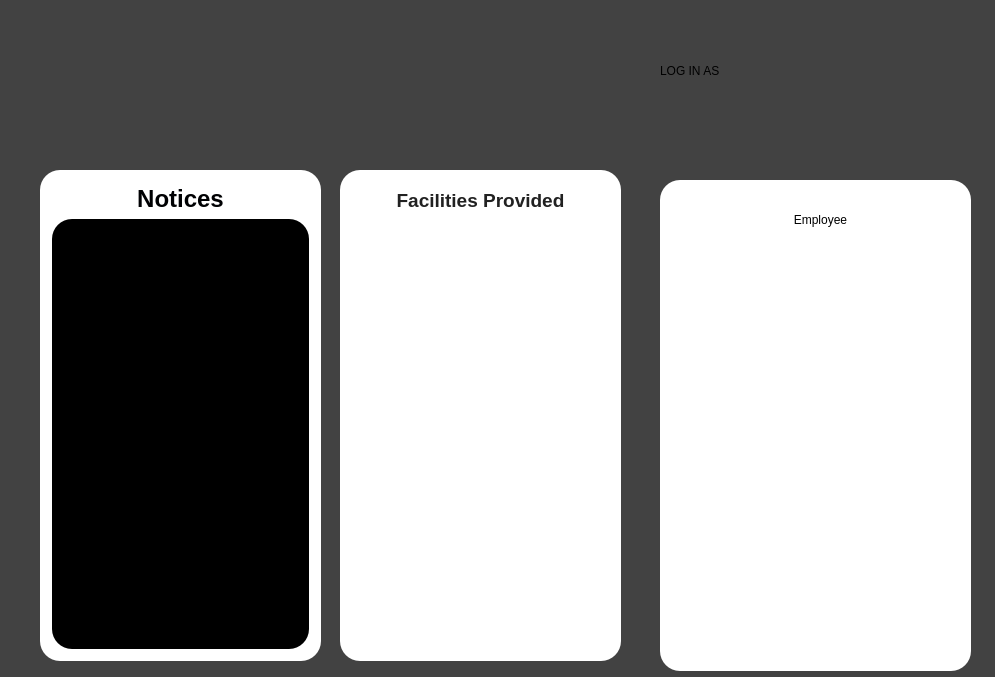
<?xml version="1.0" encoding="UTF-8"?>
<ui version="4.0">
 <class>MainWindow</class>
 <widget class="QMainWindow" name="MainWindow">
  <property name="geometry">
   <rect>
    <x>0</x>
    <y>0</y>
    <width>995</width>
    <height>677</height>
   </rect>
  </property>
  <property name="windowTitle">
   <string>Login And Registration System</string>
  </property>
  <property name="windowIcon">
   <iconset>
    <normaloff>:/images/KARYALAYA.png</normaloff>:/images/KARYALAYA.png</iconset>
  </property>
  <property name="styleSheet">
   <string notr="true">background-color: rgb(66,66,66);</string>
  </property>
  <widget class="QWidget" name="centralwidget">
   <widget class="QLabel" name="label_2">
    <property name="geometry">
     <rect>
      <x>50</x>
      <y>10</y>
      <width>211</width>
      <height>141</height>
     </rect>
    </property>
    <property name="styleSheet">
     <string notr="true">border-image: url(:/images/login.png);
border-image: url(:/Images/Images/KARYALAYA-removebg-preview.png);</string>
    </property>
    <property name="text">
     <string/>
    </property>
   </widget>
   <widget class="QPushButton" name="employeebutton">
    <property name="geometry">
     <rect>
      <x>750</x>
      <y>30</y>
      <width>81</width>
      <height>81</height>
     </rect>
    </property>
    <property name="cursor">
     <cursorShape>PointingHandCursor</cursorShape>
    </property>
    <property name="styleSheet">
     <string notr="true">#employeebutton{border-image: url(:/images/Images/Employee-2.png);
border-image: url(:/Images/Images/Employee-2.png);
border-radius : 8px;}
</string>
    </property>
    <property name="text">
     <string/>
    </property>
   </widget>
   <widget class="QPushButton" name="clientbutton">
    <property name="geometry">
     <rect>
      <x>880</x>
      <y>30</y>
      <width>80</width>
      <height>81</height>
     </rect>
    </property>
    <property name="cursor">
     <cursorShape>PointingHandCursor</cursorShape>
    </property>
    <property name="styleSheet">
     <string notr="true">border-image: url(:/images/Images/client.png);
border-image: url(:/Images/Images/client.png);
border-radius : 8px;</string>
    </property>
    <property name="text">
     <string/>
    </property>
   </widget>
   <widget class="QLabel" name="label_3">
    <property name="geometry">
     <rect>
      <x>660</x>
      <y>60</y>
      <width>71</width>
      <height>21</height>
     </rect>
    </property>
    <property name="text">
     <string>LOG IN AS</string>
    </property>
   </widget>
   <widget class="QGroupBox" name="groupBox">
    <property name="geometry">
     <rect>
      <x>40</x>
      <y>170</y>
      <width>281</width>
      <height>491</height>
     </rect>
    </property>
    <property name="font">
     <font>
      <pointsize>14</pointsize>
      <bold>true</bold>
     </font>
    </property>
    <property name="styleSheet">
     <string notr="true">background-color: rgb(255, 255, 255);
border-radius:20px</string>
    </property>
    <property name="title">
     <string/>
    </property>
    <property name="alignment">
     <set>Qt::AlignCenter</set>
    </property>
    <layout class="QVBoxLayout" name="verticalLayout">
     <item>
      <widget class="QLabel" name="label_5">
       <property name="styleSheet">
        <string notr="true">border-image: url(:/Images/Images/textured-background-white-tone_53876-128610.jpg);</string>
       </property>
       <property name="text">
        <string>&lt;html&gt;&lt;head/&gt;&lt;body&gt;&lt;p align=&quot;center&quot;&gt;&lt;span style=&quot; font-size:18pt; font-weight:700; color:#000103;&quot;&gt;Notices&lt;/span&gt;&lt;/p&gt;&lt;/body&gt;&lt;/html&gt;</string>
       </property>
      </widget>
     </item>
     <item>
      <widget class="QTextBrowser" name="Noticedisplay">
       <property name="styleSheet">
        <string notr="true">border-radius:20px;
background-color: rgb(0, 0, 0);
</string>
       </property>
       <property name="html">
        <string>&lt;!DOCTYPE HTML PUBLIC &quot;-//W3C//DTD HTML 4.0//EN&quot; &quot;http://www.w3.org/TR/REC-html40/strict.dtd&quot;&gt;
&lt;html&gt;&lt;head&gt;&lt;meta name=&quot;qrichtext&quot; content=&quot;1&quot; /&gt;&lt;meta charset=&quot;utf-8&quot; /&gt;&lt;style type=&quot;text/css&quot;&gt;
p, li { white-space: pre-wrap; }
&lt;/style&gt;&lt;/head&gt;&lt;body style=&quot; font-family:'Segoe UI'; font-size:9pt; font-weight:400; font-style:normal;&quot;&gt;
&lt;p style=&quot;-qt-paragraph-type:empty; margin-top:0px; margin-bottom:0px; margin-left:0px; margin-right:0px; -qt-block-indent:0; text-indent:0px; font-family:'.AppleSystemUIFont'; font-size:13pt;&quot;&gt;&lt;br /&gt;&lt;/p&gt;
&lt;p style=&quot; margin-top:0px; margin-bottom:0px; margin-left:0px; margin-right:0px; -qt-block-indent:0; text-indent:0px;&quot;&gt;&lt;span style=&quot; font-family:'.AppleSystemUIFont'; font-size:14pt;&quot;&gt;This is Office management System. We will provide hand-on services to all the civilians of moon.&lt;/span&gt;&lt;/p&gt;&lt;/body&gt;&lt;/html&gt;</string>
       </property>
      </widget>
     </item>
    </layout>
   </widget>
   <widget class="QGroupBox" name="groupBox_2">
    <property name="geometry">
     <rect>
      <x>340</x>
      <y>170</y>
      <width>281</width>
      <height>491</height>
     </rect>
    </property>
    <property name="font">
     <font>
      <pointsize>14</pointsize>
      <bold>true</bold>
     </font>
    </property>
    <property name="styleSheet">
     <string notr="true">background-color: rgb(255, 255, 255);
border-radius:20px</string>
    </property>
    <property name="title">
     <string/>
    </property>
    <property name="alignment">
     <set>Qt::AlignCenter</set>
    </property>
    <widget class="QLabel" name="label_6">
     <property name="geometry">
      <rect>
       <x>40</x>
       <y>10</y>
       <width>201</width>
       <height>41</height>
      </rect>
     </property>
     <property name="styleSheet">
      <string notr="true">border-image: url(:/Images/Images/textured-background-white-tone_53876-128610.jpg);</string>
     </property>
     <property name="text">
      <string>&lt;html&gt;&lt;head/&gt;&lt;body&gt;&lt;p align=&quot;center&quot;&gt;&lt;span style=&quot; font-size:14pt; font-weight:700; color:#212121;&quot;&gt;Facilities Provided&lt;/span&gt;&lt;/p&gt;&lt;/body&gt;&lt;/html&gt;</string>
     </property>
    </widget>
   </widget>
   <widget class="QGroupBox" name="groupBox_3">
    <property name="geometry">
     <rect>
      <x>660</x>
      <y>180</y>
      <width>311</width>
      <height>491</height>
     </rect>
    </property>
    <property name="font">
     <font>
      <pointsize>14</pointsize>
      <bold>true</bold>
     </font>
    </property>
    <property name="styleSheet">
     <string notr="true">background-color: rgb(255, 255, 255);
border-radius:20px</string>
    </property>
    <property name="title">
     <string/>
    </property>
    <property name="alignment">
     <set>Qt::AlignCenter</set>
    </property>
    <widget class="QLabel" name="label_7">
     <property name="geometry">
      <rect>
       <x>60</x>
       <y>20</y>
       <width>201</width>
       <height>41</height>
      </rect>
     </property>
     <property name="styleSheet">
      <string notr="true">border-image: url(:/Images/Images/textured-background-white-tone_53876-128610.jpg);
font: 700 9pt &quot;Segoe UI&quot;;</string>
     </property>
     <property name="text">
      <string>&lt;!DOCTYPE HTML PUBLIC &quot;-//W3C//DTD HTML 4.0//EN&quot; &quot;http://www.w3.org/TR/REC-html40/strict.dtd&quot;&gt;
&lt;html&gt;&lt;head&gt;&lt;meta name=&quot;qrichtext&quot; content=&quot;1&quot; /&gt;&lt;meta charset=&quot;utf-8&quot; /&gt;&lt;style type=&quot;text/css&quot;&gt;
p, li { white-space: pre-wrap; }
&lt;/style&gt;&lt;/head&gt;&lt;body style=&quot; font-family:'Segoe UI'; font-size:9pt; font-weight:400; font-style:normal;&quot;&gt;
&lt;p align=&quot;center&quot; style=&quot; margin-top:12px; margin-bottom:12px; margin-left:0px; margin-right:0px; -qt-block-indent:0; text-indent:0px;&quot;&gt;Employee&lt;/p&gt;&lt;/body&gt;&lt;/html&gt;</string>
     </property>
    </widget>
   </widget>
  </widget>
 </widget>
 <resources/>
 <connections/>
</ui>
